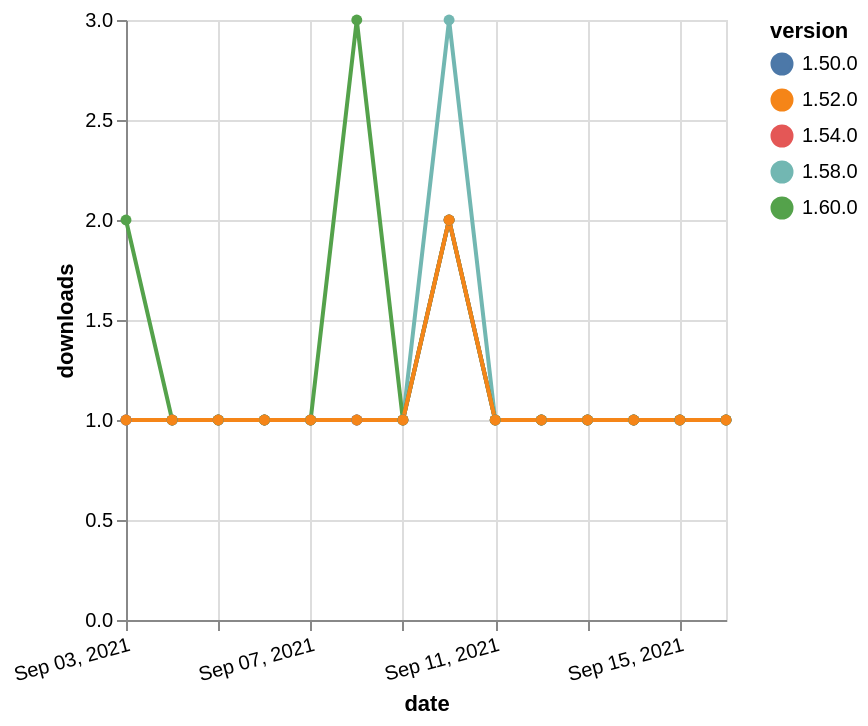

Write a Vega-Lite specification for this figure.
### Vega-Lite specification from a JSON file in a GitHub repository (floating-point values rounded to 4 significant figures)
{"$schema": "https://vega.github.io/schema/vega-lite/v5.json", "description": "A simple bar chart with embedded data.", "data": {"values": [{"date": "2021-09-03", "total": 180, "delta": 1, "version": "1.54.0"}, {"date": "2021-09-04", "total": 181, "delta": 1, "version": "1.54.0"}, {"date": "2021-09-05", "total": 182, "delta": 1, "version": "1.54.0"}, {"date": "2021-09-06", "total": 183, "delta": 1, "version": "1.54.0"}, {"date": "2021-09-07", "total": 184, "delta": 1, "version": "1.54.0"}, {"date": "2021-09-08", "total": 185, "delta": 1, "version": "1.54.0"}, {"date": "2021-09-09", "total": 186, "delta": 1, "version": "1.54.0"}, {"date": "2021-09-10", "total": 188, "delta": 2, "version": "1.54.0"}, {"date": "2021-09-11", "total": 189, "delta": 1, "version": "1.54.0"}, {"date": "2021-09-12", "total": 190, "delta": 1, "version": "1.54.0"}, {"date": "2021-09-13", "total": 191, "delta": 1, "version": "1.54.0"}, {"date": "2021-09-14", "total": 192, "delta": 1, "version": "1.54.0"}, {"date": "2021-09-15", "total": 193, "delta": 1, "version": "1.54.0"}, {"date": "2021-09-16", "total": 194, "delta": 1, "version": "1.54.0"}, {"date": "2021-09-03", "total": 164, "delta": 1, "version": "1.58.0"}, {"date": "2021-09-04", "total": 165, "delta": 1, "version": "1.58.0"}, {"date": "2021-09-05", "total": 166, "delta": 1, "version": "1.58.0"}, {"date": "2021-09-06", "total": 167, "delta": 1, "version": "1.58.0"}, {"date": "2021-09-07", "total": 168, "delta": 1, "version": "1.58.0"}, {"date": "2021-09-08", "total": 169, "delta": 1, "version": "1.58.0"}, {"date": "2021-09-09", "total": 170, "delta": 1, "version": "1.58.0"}, {"date": "2021-09-10", "total": 173, "delta": 3, "version": "1.58.0"}, {"date": "2021-09-11", "total": 174, "delta": 1, "version": "1.58.0"}, {"date": "2021-09-12", "total": 175, "delta": 1, "version": "1.58.0"}, {"date": "2021-09-13", "total": 176, "delta": 1, "version": "1.58.0"}, {"date": "2021-09-14", "total": 177, "delta": 1, "version": "1.58.0"}, {"date": "2021-09-15", "total": 178, "delta": 1, "version": "1.58.0"}, {"date": "2021-09-16", "total": 179, "delta": 1, "version": "1.58.0"}, {"date": "2021-09-03", "total": 231, "delta": 1, "version": "1.50.0"}, {"date": "2021-09-04", "total": 232, "delta": 1, "version": "1.50.0"}, {"date": "2021-09-05", "total": 233, "delta": 1, "version": "1.50.0"}, {"date": "2021-09-06", "total": 234, "delta": 1, "version": "1.50.0"}, {"date": "2021-09-07", "total": 235, "delta": 1, "version": "1.50.0"}, {"date": "2021-09-08", "total": 236, "delta": 1, "version": "1.50.0"}, {"date": "2021-09-09", "total": 237, "delta": 1, "version": "1.50.0"}, {"date": "2021-09-10", "total": 239, "delta": 2, "version": "1.50.0"}, {"date": "2021-09-11", "total": 240, "delta": 1, "version": "1.50.0"}, {"date": "2021-09-12", "total": 241, "delta": 1, "version": "1.50.0"}, {"date": "2021-09-13", "total": 242, "delta": 1, "version": "1.50.0"}, {"date": "2021-09-14", "total": 243, "delta": 1, "version": "1.50.0"}, {"date": "2021-09-15", "total": 244, "delta": 1, "version": "1.50.0"}, {"date": "2021-09-16", "total": 245, "delta": 1, "version": "1.50.0"}, {"date": "2021-09-03", "total": 117, "delta": 2, "version": "1.60.0"}, {"date": "2021-09-04", "total": 118, "delta": 1, "version": "1.60.0"}, {"date": "2021-09-05", "total": 119, "delta": 1, "version": "1.60.0"}, {"date": "2021-09-06", "total": 120, "delta": 1, "version": "1.60.0"}, {"date": "2021-09-07", "total": 121, "delta": 1, "version": "1.60.0"}, {"date": "2021-09-08", "total": 124, "delta": 3, "version": "1.60.0"}, {"date": "2021-09-09", "total": 125, "delta": 1, "version": "1.60.0"}, {"date": "2021-09-10", "total": 127, "delta": 2, "version": "1.60.0"}, {"date": "2021-09-11", "total": 128, "delta": 1, "version": "1.60.0"}, {"date": "2021-09-12", "total": 129, "delta": 1, "version": "1.60.0"}, {"date": "2021-09-13", "total": 130, "delta": 1, "version": "1.60.0"}, {"date": "2021-09-14", "total": 131, "delta": 1, "version": "1.60.0"}, {"date": "2021-09-15", "total": 132, "delta": 1, "version": "1.60.0"}, {"date": "2021-09-16", "total": 133, "delta": 1, "version": "1.60.0"}, {"date": "2021-09-03", "total": 181, "delta": 1, "version": "1.52.0"}, {"date": "2021-09-04", "total": 182, "delta": 1, "version": "1.52.0"}, {"date": "2021-09-05", "total": 183, "delta": 1, "version": "1.52.0"}, {"date": "2021-09-06", "total": 184, "delta": 1, "version": "1.52.0"}, {"date": "2021-09-07", "total": 185, "delta": 1, "version": "1.52.0"}, {"date": "2021-09-08", "total": 186, "delta": 1, "version": "1.52.0"}, {"date": "2021-09-09", "total": 187, "delta": 1, "version": "1.52.0"}, {"date": "2021-09-10", "total": 189, "delta": 2, "version": "1.52.0"}, {"date": "2021-09-11", "total": 190, "delta": 1, "version": "1.52.0"}, {"date": "2021-09-12", "total": 191, "delta": 1, "version": "1.52.0"}, {"date": "2021-09-13", "total": 192, "delta": 1, "version": "1.52.0"}, {"date": "2021-09-14", "total": 193, "delta": 1, "version": "1.52.0"}, {"date": "2021-09-15", "total": 194, "delta": 1, "version": "1.52.0"}, {"date": "2021-09-16", "total": 195, "delta": 1, "version": "1.52.0"}]}, "width": "container", "mark": {"type": "line", "point": {"filled": true}}, "encoding": {"x": {"field": "date", "type": "temporal", "timeUnit": "yearmonthdate", "title": "date", "axis": {"labelAngle": -15}}, "y": {"field": "delta", "type": "quantitative", "title": "downloads"}, "color": {"field": "version", "type": "nominal"}, "tooltip": {"field": "delta"}}}
